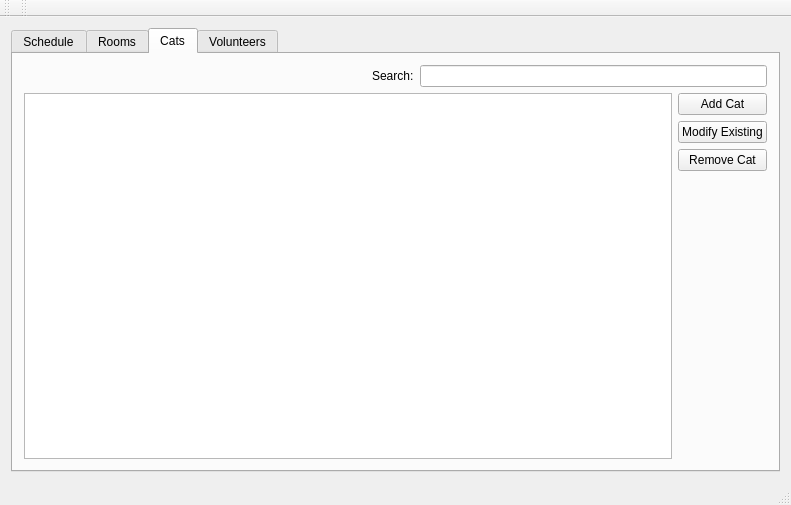
<?xml version="1.0" encoding="UTF-8"?>
<ui version="4.0">
 <class>MainWindow</class>
 <widget class="QMainWindow" name="MainWindow">
  <property name="geometry">
   <rect>
    <x>0</x>
    <y>0</y>
    <width>791</width>
    <height>505</height>
   </rect>
  </property>
  <property name="windowTitle">
   <string>MainWindow</string>
  </property>
  <widget class="QWidget" name="centralWidget">
   <property name="layoutDirection">
    <enum>Qt::LeftToRight</enum>
   </property>
   <layout class="QVBoxLayout" name="verticalLayout">
    <item>
     <widget class="QTabWidget" name="tabWidget">
      <property name="currentIndex">
       <number>2</number>
      </property>
      <widget class="QWidget" name="scheduleTab">
       <property name="sizePolicy">
        <sizepolicy hsizetype="Expanding" vsizetype="Expanding">
         <horstretch>0</horstretch>
         <verstretch>0</verstretch>
        </sizepolicy>
       </property>
       <property name="autoFillBackground">
        <bool>true</bool>
       </property>
       <attribute name="title">
        <string>Schedule</string>
       </attribute>
       <layout class="QVBoxLayout" name="verticalLayout_2">
        <item>
         <widget class="QCalendarWidget" name="calendar">
          <property name="sizePolicy">
           <sizepolicy hsizetype="Expanding" vsizetype="Expanding">
            <horstretch>0</horstretch>
            <verstretch>0</verstretch>
           </sizepolicy>
          </property>
          <property name="horizontalHeaderFormat">
           <enum>QCalendarWidget::LongDayNames</enum>
          </property>
          <property name="verticalHeaderFormat">
           <enum>QCalendarWidget::NoVerticalHeader</enum>
          </property>
         </widget>
        </item>
       </layout>
      </widget>
      <widget class="QWidget" name="roomsTab">
       <attribute name="title">
        <string>Rooms</string>
       </attribute>
       <layout class="QVBoxLayout" name="verticalLayout_3">
        <item>
         <layout class="QHBoxLayout" name="roomsHorizontalLayout">
          <item>
           <widget class="QLabel" name="roomsDateLabel">
            <property name="text">
             <string>Date</string>
            </property>
            <property name="alignment">
             <set>Qt::AlignRight|Qt::AlignTrailing|Qt::AlignVCenter</set>
            </property>
           </widget>
          </item>
          <item>
           <widget class="QDateEdit" name="roomsDateEdit">
            <property name="displayFormat">
             <string>MM/d/yyyy</string>
            </property>
           </widget>
          </item>
         </layout>
        </item>
        <item>
         <widget class="QTableView" name="roomsTable">
          <property name="sizePolicy">
           <sizepolicy hsizetype="Expanding" vsizetype="Expanding">
            <horstretch>0</horstretch>
            <verstretch>0</verstretch>
           </sizepolicy>
          </property>
          <property name="frameShape">
           <enum>QFrame::StyledPanel</enum>
          </property>
          <property name="sizeAdjustPolicy">
           <enum>QAbstractScrollArea::AdjustIgnored</enum>
          </property>
          <property name="alternatingRowColors">
           <bool>true</bool>
          </property>
          <property name="showGrid">
           <bool>true</bool>
          </property>
          <property name="cornerButtonEnabled">
           <bool>false</bool>
          </property>
         </widget>
        </item>
       </layout>
      </widget>
      <widget class="QWidget" name="catsTab">
       <attribute name="title">
        <string>Cats</string>
       </attribute>
       <layout class="QVBoxLayout" name="verticalLayout_5">
        <item>
         <layout class="QVBoxLayout" name="catsTabMainLayout">
          <item>
           <layout class="QHBoxLayout" name="catsTabSearchLayout">
            <item>
             <spacer name="catsSearchSpacer">
              <property name="orientation">
               <enum>Qt::Horizontal</enum>
              </property>
              <property name="sizeHint" stdset="0">
               <size>
                <width>40</width>
                <height>20</height>
               </size>
              </property>
             </spacer>
            </item>
            <item>
             <widget class="QLabel" name="catsSearchLabel">
              <property name="text">
               <string>Search:</string>
              </property>
             </widget>
            </item>
            <item>
             <widget class="QLineEdit" name="catsSearchBar"/>
            </item>
           </layout>
          </item>
          <item>
           <layout class="QHBoxLayout" name="catsTabDispLayout">
            <item>
             <widget class="QTableView" name="catsTable">
              <property name="alternatingRowColors">
               <bool>true</bool>
              </property>
             </widget>
            </item>
            <item>
             <layout class="QVBoxLayout" name="catsTabButtonLayout">
              <item>
               <widget class="QPushButton" name="addCatButton">
                <property name="text">
                 <string>Add Cat</string>
                </property>
               </widget>
              </item>
              <item>
               <widget class="QPushButton" name="modifyCatButton">
                <property name="text">
                 <string>Modify Existing</string>
                </property>
               </widget>
              </item>
              <item>
               <widget class="QPushButton" name="removeCatButton">
                <property name="text">
                 <string>Remove Cat</string>
                </property>
               </widget>
              </item>
              <item>
               <spacer name="catsButtonSpacer">
                <property name="orientation">
                 <enum>Qt::Vertical</enum>
                </property>
                <property name="sizeHint" stdset="0">
                 <size>
                  <width>20</width>
                  <height>40</height>
                 </size>
                </property>
               </spacer>
              </item>
             </layout>
            </item>
           </layout>
          </item>
         </layout>
        </item>
       </layout>
      </widget>
      <widget class="QWidget" name="volunteerTab">
       <attribute name="title">
        <string>Volunteers</string>
       </attribute>
       <layout class="QVBoxLayout" name="verticalLayout_4">
        <item>
         <layout class="QHBoxLayout" name="volunteerSearchLayout">
          <item>
           <spacer name="volunteerSearchSpacer">
            <property name="orientation">
             <enum>Qt::Horizontal</enum>
            </property>
            <property name="sizeHint" stdset="0">
             <size>
              <width>40</width>
              <height>20</height>
             </size>
            </property>
           </spacer>
          </item>
          <item>
           <widget class="QLabel" name="volunteerSearchLabel">
            <property name="text">
             <string>Search:</string>
            </property>
           </widget>
          </item>
          <item>
           <widget class="QLineEdit" name="volunteerSearchBar"/>
          </item>
         </layout>
        </item>
        <item>
         <layout class="QHBoxLayout" name="horizontalLayout_2">
          <item>
           <widget class="QTableView" name="volunteersTable"/>
          </item>
          <item>
           <layout class="QVBoxLayout" name="volunteerButtonLayout">
            <item>
             <widget class="QPushButton" name="addVolunteer">
              <property name="text">
               <string>Add Volunteer</string>
              </property>
             </widget>
            </item>
            <item>
             <widget class="QPushButton" name="removeVolunteer">
              <property name="text">
               <string>Remove Volunteer</string>
              </property>
             </widget>
            </item>
            <item>
             <spacer name="volunteerButtonSpacer">
              <property name="orientation">
               <enum>Qt::Vertical</enum>
              </property>
              <property name="sizeHint" stdset="0">
               <size>
                <width>20</width>
                <height>40</height>
               </size>
              </property>
             </spacer>
            </item>
           </layout>
          </item>
         </layout>
        </item>
       </layout>
      </widget>
     </widget>
    </item>
   </layout>
  </widget>
  <widget class="QMenuBar" name="menuBar">
   <property name="geometry">
    <rect>
     <x>0</x>
     <y>0</y>
     <width>791</width>
     <height>25</height>
    </rect>
   </property>
   <property name="layoutDirection">
    <enum>Qt::LeftToRight</enum>
   </property>
  </widget>
  <widget class="QToolBar" name="mainToolBar">
   <attribute name="toolBarArea">
    <enum>TopToolBarArea</enum>
   </attribute>
   <attribute name="toolBarBreak">
    <bool>false</bool>
   </attribute>
  </widget>
  <widget class="QStatusBar" name="statusBar"/>
  <widget class="QToolBar" name="toolBar">
   <property name="windowTitle">
    <string>toolBar</string>
   </property>
   <attribute name="toolBarArea">
    <enum>TopToolBarArea</enum>
   </attribute>
   <attribute name="toolBarBreak">
    <bool>false</bool>
   </attribute>
  </widget>
 </widget>
 <layoutdefault spacing="6" margin="11"/>
 <resources/>
 <connections>
  <connection>
   <sender>calendar</sender>
   <signal>clicked(QDate)</signal>
   <receiver>roomsDateEdit</receiver>
   <slot>setDate(QDate)</slot>
   <hints>
    <hint type="sourcelabel">
     <x>395</x>
     <y>274</y>
    </hint>
    <hint type="destinationlabel">
     <x>584</x>
     <y>101</y>
    </hint>
   </hints>
  </connection>
 </connections>
</ui>
